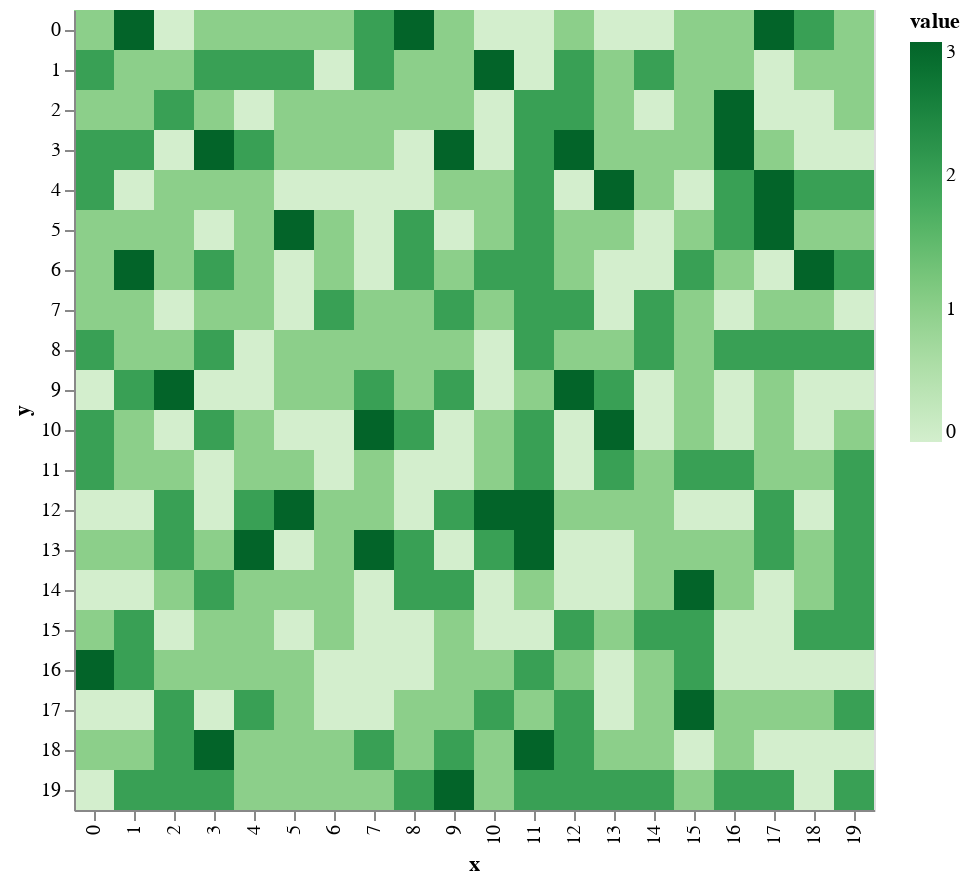

Source (notebook cell):
### Code cell
def meltMap(df,value='value'):
    mapdata = df.melt()
    mapdata.columns = ['y',value]
    mapdata['x'] = df.unstack().index.codes[1]
    mapdata['key'] = mapdata['x'].apply(str) + ":" + mapdata['y'].apply(str)
    mapdata.index = mapdata['key']
    return mapdata.drop(['key'], axis=1)

def drawTerrainHeight(matrix):
    mapdata = pd.DataFrame(matrix)
    mapdata = meltMap(mapdata)
    world = alt.Chart(mapdata).mark_rect().encode(
        x='x:O',
        y='y:O',
        color=alt.Color('value:Q',scale=alt.Scale(scheme="greens"))
    )
    return world

drawTerrainHeight(world.matrix)

### Figure 1 — Vega-Lite specification as saved in the notebook (floating-point values rounded to 4 significant figures; data arrays with more than 128 entries replaced by an {"elided": "..."} marker saying what was removed)
{"config": {"view": {"continuousWidth": 400, "continuousHeight": 300}}, "data": {"name": "data-17fc396f6c2354b08252c9c602bc722b"}, "mark": "rect", "encoding": {"color": {"type": "quantitative", "field": "value", "scale": {"scheme": "greens"}}, "x": {"type": "ordinal", "field": "x"}, "y": {"type": "ordinal", "field": "y"}}, "$schema": "https://vega.github.io/schema/vega-lite/v4.8.1.json", "datasets": {"data-17fc396f6c2354b08252c9c602bc722b": {"elided": "400 records"}}}
